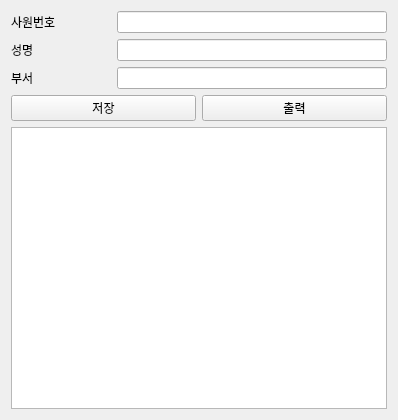
<?xml version="1.0" encoding="UTF-8"?>
<ui version="4.0">
 <class>Widget</class>
 <widget class="QWidget" name="Widget">
  <property name="geometry">
   <rect>
    <x>0</x>
    <y>0</y>
    <width>398</width>
    <height>420</height>
   </rect>
  </property>
  <property name="windowTitle">
   <string>Widget</string>
  </property>
  <layout class="QVBoxLayout" name="verticalLayout">
   <item>
    <layout class="QHBoxLayout" name="horizontalLayout">
     <item>
      <widget class="QLabel" name="label">
       <property name="minimumSize">
        <size>
         <width>100</width>
         <height>0</height>
        </size>
       </property>
       <property name="maximumSize">
        <size>
         <width>100</width>
         <height>16777215</height>
        </size>
       </property>
       <property name="text">
        <string>사원번호</string>
       </property>
      </widget>
     </item>
     <item>
      <widget class="QLineEdit" name="leNum"/>
     </item>
    </layout>
   </item>
   <item>
    <layout class="QHBoxLayout" name="horizontalLayout_2">
     <item>
      <widget class="QLabel" name="label_2">
       <property name="minimumSize">
        <size>
         <width>100</width>
         <height>0</height>
        </size>
       </property>
       <property name="maximumSize">
        <size>
         <width>100</width>
         <height>16777215</height>
        </size>
       </property>
       <property name="text">
        <string>성명</string>
       </property>
      </widget>
     </item>
     <item>
      <widget class="QLineEdit" name="leName"/>
     </item>
    </layout>
   </item>
   <item>
    <layout class="QHBoxLayout" name="horizontalLayout_5">
     <item>
      <widget class="QLabel" name="label_3">
       <property name="minimumSize">
        <size>
         <width>100</width>
         <height>0</height>
        </size>
       </property>
       <property name="maximumSize">
        <size>
         <width>100</width>
         <height>16777215</height>
        </size>
       </property>
       <property name="text">
        <string>부서</string>
       </property>
      </widget>
     </item>
     <item>
      <widget class="QLineEdit" name="lePart"/>
     </item>
    </layout>
   </item>
   <item>
    <layout class="QHBoxLayout" name="horizontalLayout_3">
     <item>
      <widget class="QPushButton" name="pbtSave">
       <property name="text">
        <string>저장</string>
       </property>
      </widget>
     </item>
     <item>
      <widget class="QPushButton" name="pbtPrint">
       <property name="text">
        <string>출력</string>
       </property>
      </widget>
     </item>
    </layout>
   </item>
   <item>
    <layout class="QHBoxLayout" name="horizontalLayout_4">
     <item>
      <widget class="QTextEdit" name="textEdit"/>
     </item>
    </layout>
   </item>
  </layout>
 </widget>
 <resources/>
 <connections/>
</ui>
